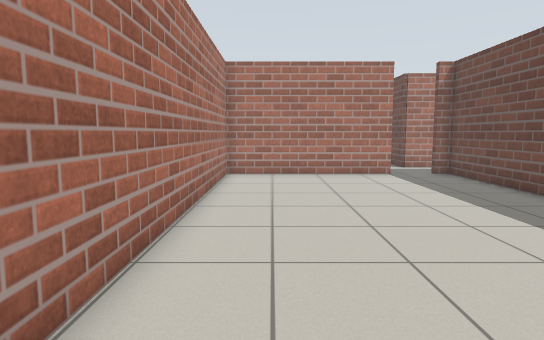
view 1 (above)

17 first-person views from a walk through a robot-simulator world made for Gazebo. The camera is 0.94 m above the floor, tilts 6° down and sees 75° across. The floor is counted in squares, 0.5 m on a side. Each view is taken from the middle of a square. On the plan, view 1 faces up. The plan holds only what a view shows up to about 18 squares ahead; the rest is blank. The place goes on beyond the plan.

view 2
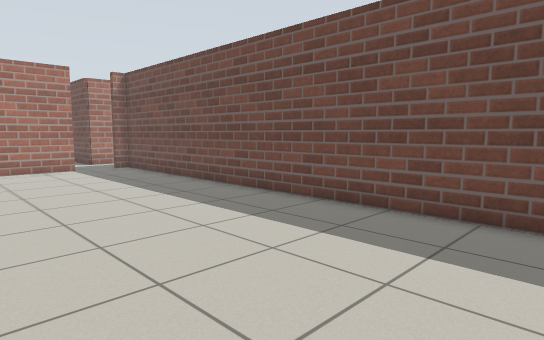

view 3
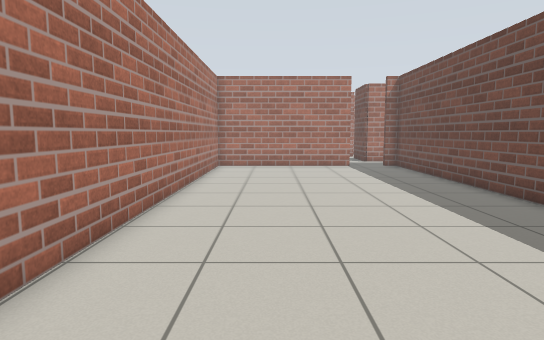

view 4
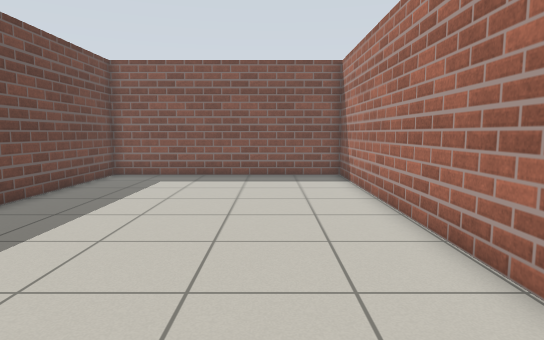

view 5
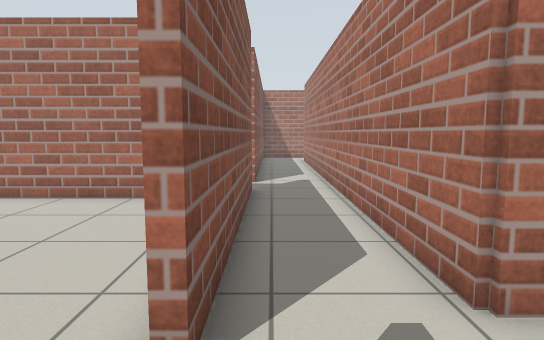

view 6
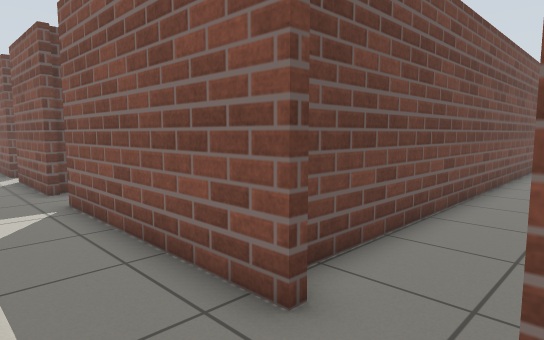

view 7
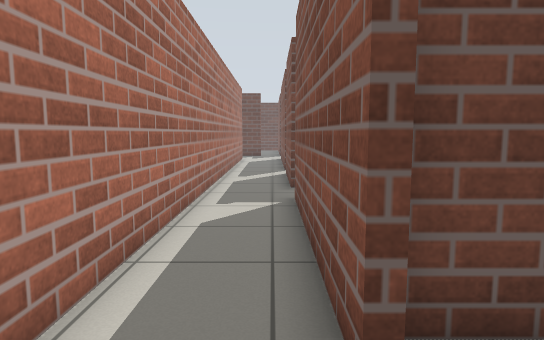

view 8
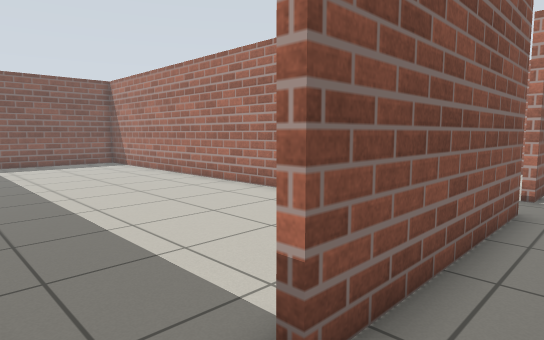

view 9
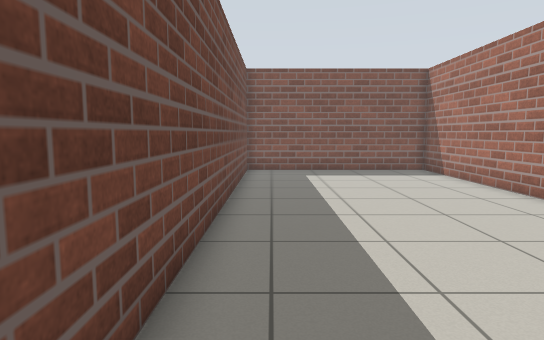

view 10
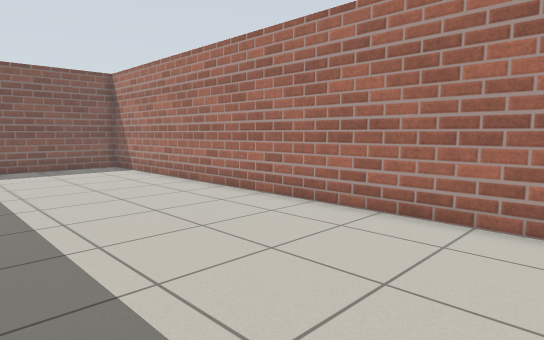

view 11
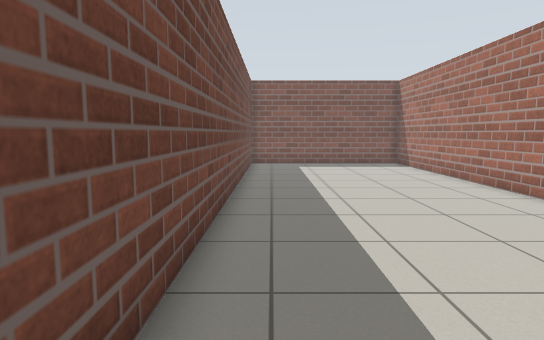

view 12
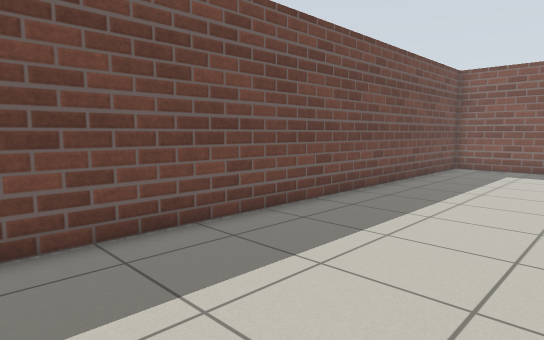

view 13
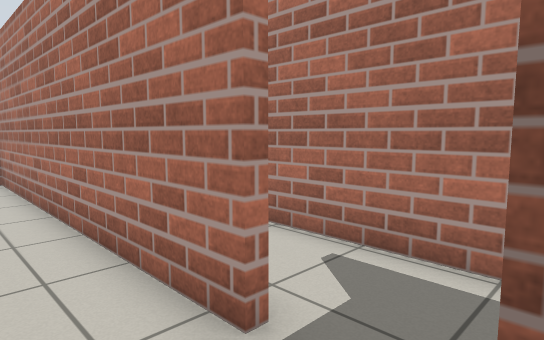

view 14
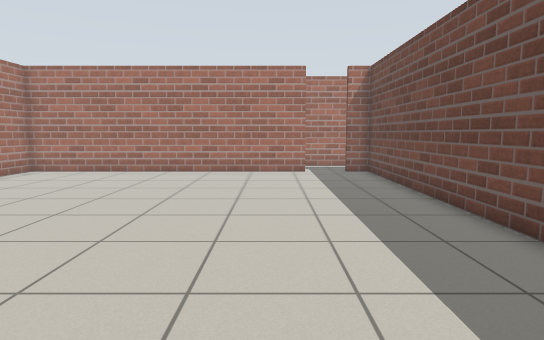

view 15
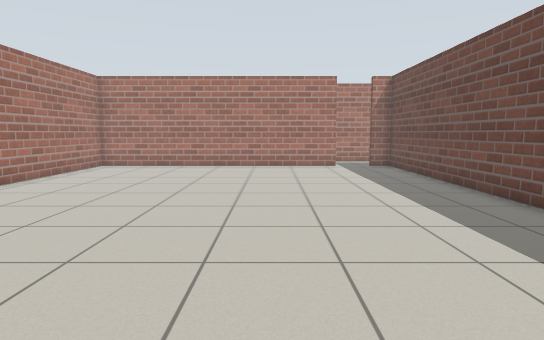

view 16
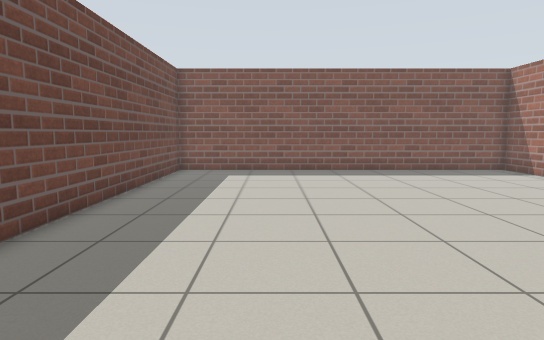

view 17
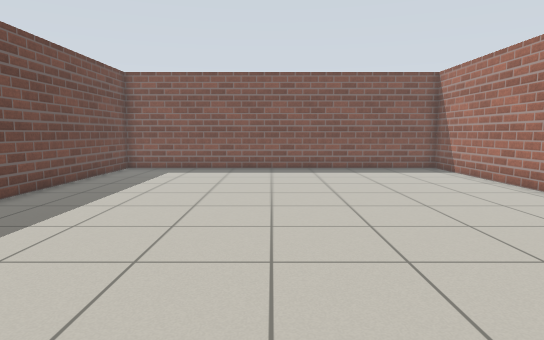

### Floor plan
Points are (right, up) in squares from view 1. A wall is a line through its corners. A room is listed if a view was taken in it or the views show most of it. See-through windows are left out.
Room 1 (views 1, 2, 3, 4)
walls: (5.5, 16.1) (-2, 16.1) (-2, -4.7) (8.1, -4.7) (8.1, 16.1)
ways out: opening at (6.5, 16) to room 2
Room 2 (views 5, 6, 7, 8, 11)
walls: (-3.4, 16.3) (5.5, 16.3); (4.6, 19.2) (-10, 19.2); (7.4, 16.3) (15, 16.3); (-10.2, 16.3) (-5.5, 16.3); (17, 16.3) (18.5, 16.3); (18.5, 19.2) (7.6, 19.2)
ways out: opening at (6.5, 16) to room 1; opening at (15.5, 16) to room 3; opening at (-4.5, 16) to room 4
Room 3 (views 9, 10, 12)
walls: (8.3, 14.1) (8.3, -4.7) (17.2, -4.7) (17.2, 16)
ways out: opening at (15.5, 16) to room 2
Room 4 (views 13, 14, 15, 16, 17)
walls: (-5.4, 16.1) (-18.5, 16.1); (-18.5, -4.7) (-2.3, -4.7) (-2.3, 16.1) (-3.5, 16.1)
ways out: opening at (-4.5, 16) to room 2

Where each view was taken, in squares from view 1:
view 1: 0 up, 0 right, facing up
view 2: 3 down, 0 right, facing up-right
view 3: 4 down, 1 right, facing up
view 4: 11 up, 1 right, facing down
view 5: 17 up, 8 right, facing left
view 6: 19 up, 5 right, facing down-right
view 7: 17 up, 5 right, facing right
view 8: 18 up, 17 right, facing down-left
view 9: 13 up, 16 right, facing down
view 10: 15 up, 16 right, facing down-left
view 11: 17 up, 16 right, facing down
view 12: 15 up, 11 right, facing down-right
view 13: 14 up, 3 left, facing up-left
view 14: 1 down, 7 left, facing up
view 15: 4 down, 9 left, facing up
view 16: 13 up, 7 left, facing down
view 17: 14 up, 10 left, facing down
